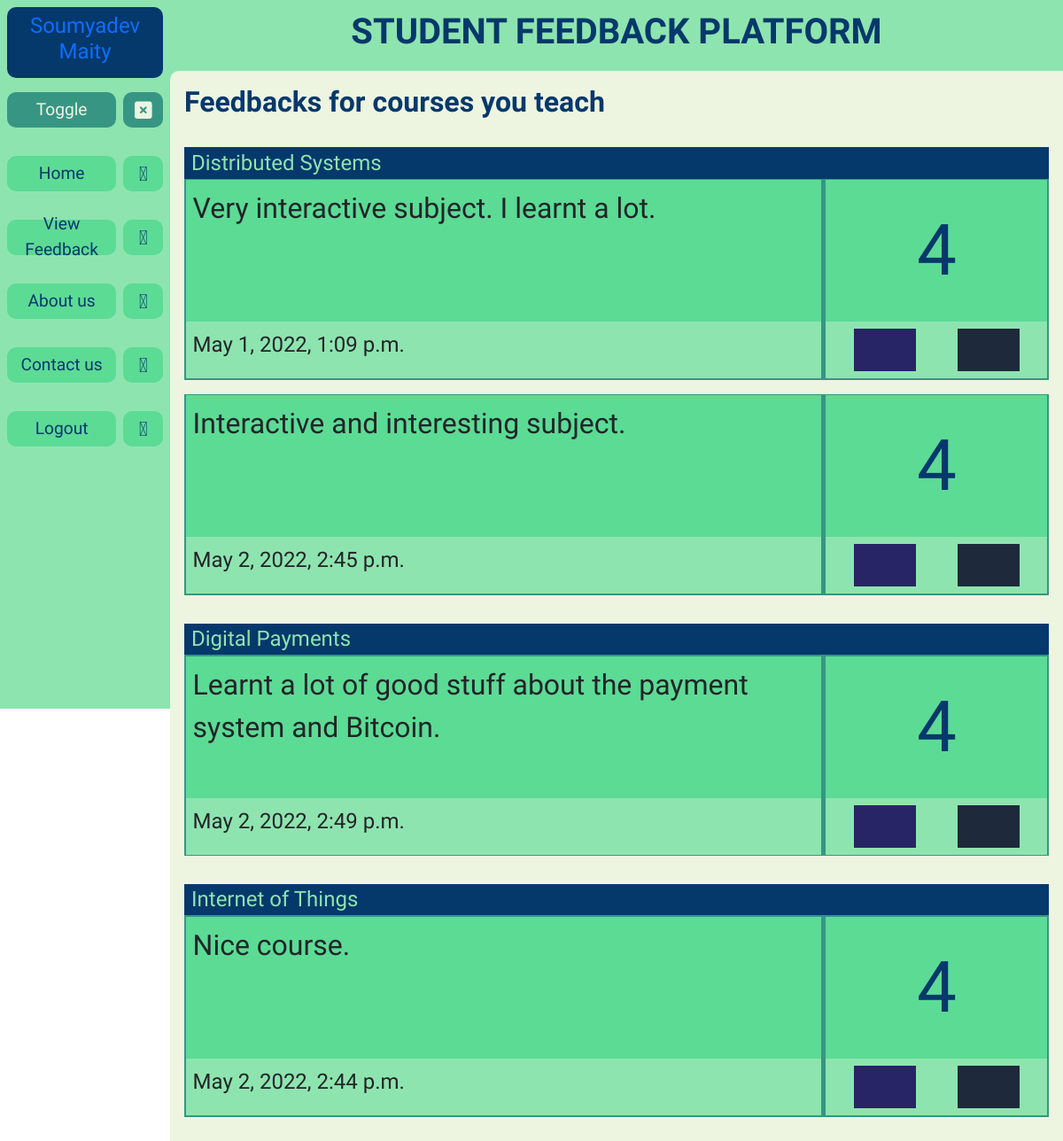
/feedback/view-feedback-faculty (signed in), run on the app's committed database.
### account/models.py (models this page shows, shortened)
class Faculty(models.Model) :
    user = models.OneToOneField(User, null=True, on_delete=models.CASCADE)
    name = models.CharField(max_length=255, null=False)
    email = models.EmailField(max_length=255, unique=True)
    department = models.ForeignKey(Department, null=True, on_delete=models.SET_NULL)
    designation = models.CharField(max_length=255, null=True, choices=DESIGNATION)

### personal/models.py (models this page shows)
class Course(models.Model) :
    course_name = models.CharField(max_length=255, null=False)
    course_code = models.CharField(max_length=255, null=False)
    semester = models.CharField(max_length=50, null=False, choices=SEMESTER)
    department = models.CharField(max_length=50, null=False)
    teacher = models.ForeignKey('account.Faculty', null=True, on_delete=models.SET_NULL)
    def __str__(self) :
        return self.course_name

### feedback/models.py (models this page shows)
class Feedback(models.Model) :
    RATING_CHOICES = (
        ('1', '1'),
        ('2', '2'),
        ('3', '3'),
        ('4', '4'),
        ('5', '5'),
    )
    content = models.TextField(max_length=255, blank=False)
    course_rating = models.CharField(max_length=255, choices=RATING_CHOICES, null=False)
    course = models.CharField(max_length=255, null=False)
    is_draft = models.BooleanField(default = False)
    upvotes = models.IntegerField(default = 0)
    votes = models.IntegerField(default = 0)
    downvotes = models.IntegerField(default = 0)
    student = models.ForeignKey(Student, null=True, on_delete=models.SET_NULL) # set_null or cascade
    date_submitted = models.DateTimeField(verbose_name = "date_submitted", auto_now_add = True)

### feedback/decorators.py (the view)
        def wrapper(request, *args, **kwargs) :
            print(f"roles={roles}")
            user_group = None
            if request.user.groups.exists() :
                user_group = request.user.groups.all()[0]
            else :
                return redirect('feedback-error')
            print(f"user_group={user_group}")
            if user_group.name in roles :
                print("decorator success")
                return view(request, *args, **kwargs)
            else :
                print("decorator fail")
                return redirect('feedback-error')

### account/views.py (called while the page is built)
@register.filter
def isStudent(request) :
    if request.user.groups.exists() :
        if request.user.groups.all()[0].name == 'student' :
            return True
    return False

@register.filter
def isFaculty(request) :
    if request.user.groups.exists() :
        if request.user.groups.all()[0].name == 'faculty' :
            return True
    return False

### feedback/views.py (called while the page is built)
@login_required(login_url='login')
@allowed_users(roles=['faculty'])
def renderFacultyFeedbackView(request) :
    context = {}
    faculty = request.user.faculty
    faculty_courses = Course.objects.filter(teacher=faculty)
    course_feedbacks = {}
    for faculty_course in faculty_courses :
        course_name = faculty_course.course_name
        feedbacks = Feedback.objects.filter(course=faculty_course, is_draft=False)
        if len(feedbacks) > 0 :
            course_feedbacks[course_name] = feedbacks
    context['course_feedbacks'] = course_feedbacks
    return render(request, APPNAME + '/facultyFeedbackView.html', context)

### templates/feedback/facultyFeedbackView.html
{% extends 'personal/home.html' %}
{% load static %}
{% block content %}
    <h2 class="primary-head">Feedbacks for courses you teach</h2>
    <div class="student-feedbacks">
        {% for course_name, feedbacks in course_feedbacks.items %}
            <h3 class="faculty-feedback-course">{{course_name}}</h3>
            {% for feedback in feedbacks %}
                <div class="feedback-card">
                    <div class="feedback-header">
                        <div class="feedback-content">{{feedback.content}}</div>
                        <div class="feedback-rating flex-center">{{feedback.course_rating}}</div>
                    </div>
                    <div class="feedback-footer">
                        <div class="feedback-time">{{feedback.date_submitted}}</div>
                        <div class="feedback-votes">
                            <div class="upvote"></div>
                            <div class="downvote"></div>
                        </div>
                    </div>
                </div>
            {% endfor %}
        {% endfor %}
    </div>
{% endblock %}

### templates/personal/home.html (shortened to what this page needs)
<!DOCTYPE html>
<html lang="en">
<head>
    {% include 'personal/stylesheets.html' %}
</head>
<body>
    <main>
        <div class="sidenav">
            {% include 'personal/sidenav.html' %}
        </div>
        <div class="site-body">
            <div class="site-head flex-center">
                <h1>Student Feedback Platform</h1>
            </div>
            <div class="site-content">
                {% block content %}{% endblock %}
            </div>
        </div>
    </main>
</body>
</html>

### templates/personal/stylesheets.html (shortened to what this page needs)
{% load static %}
<link rel="stylesheet" href="https://cdn.jsdelivr.net/npm/@fortawesome/fontawesome-free@5.15.4/css/fontawesome.min.css"
>
<link rel="stylesheet" href="https://pro.fontawesome.com/releases/v5.10.0/css/all.css"
 />
<link rel="stylesheet" href="https://cdnjs.cloudflare.com/ajax/libs/font-awesome/6.0.0/css/all.min.css"
 />
<link href="https://cdn.jsdelivr.net/npm/bootstrap@5.1.3/dist/css/bootstrap.min.css" rel="stylesheet"
>
<link rel="stylesheet" href="{% static 'css/bootstrap.min.css' %}">
<link rel="stylesheet" href="{% static 'css/all.min.css' %}">
<link rel="stylesheet" href="{% static 'css/all_1.min.css' %}">
<link rel="stylesheet" href="{% static 'css/styles.css' %}">
<link rel="stylesheet" href="{% static 'css/body.css' %}">
<link rel="stylesheet" href="{% static 'css/globals.css' %}">
<link rel="stylesheet" href="{% static 'css/keyframes.css' %}">
<link rel="stylesheet" href="{% static 'css/forms.css' %}">
<link rel="stylesheet" href="{% static 'css/feedback.css' %}">

### templates/personal/sidenav.html (shortened to what this page needs)
{% load static %}
<div class="user-profile">
    <div class="profile-username">
        {% if request.user.is_authenticated %}
            <a href="{% url 'profile' request.user.id %}">
                {% if request|isFaculty %}
                    <h4>{{request.user.faculty.name}}</h4>
                {% endif %}
            </a>
        {% else %}
            <h4>username</h4>
            <div class="profile-pic">
                <i class="fad fa-user"></i>
            </div>
        {% endif %}
    </div>
</div>
<div class="toggler-div">
    <div class="toggler-text">
        Toggle
    </div>
    <div class="toggler">
        <i class="fas fa-square-xmark"></i>
    </div>
</div>
<div class="sidenav-items flex-center-vertical">
    {% if request.user.is_authenticated %}
        <a href="{% url 'home' %}" class="nav-item">
            <div class="nav-item-text">
                Home
            </div>
            <div class="nav-item-icon">
                <i class="fad fa-home"></i>
            </div>
        </a>
        {% if request|isFaculty %}
            <a href="{% url 'view-feedback-faculty' %}" class="nav-item">
                <div class="nav-item-text">
                    View Feedback
                </div>
                <div class="nav-item-icon">
                    <i class="fad fa-eye"></i>
                </div>
            </a>
        {% endif %}
    {% endif %}
    <a href="{% url 'about' %}" class="nav-item">
        <div class="nav-item-text">
            About us
        </div>
        <div class="nav-item-icon">
            <i class="fad fa-info"></i>
        </div>
    </a>
    <a href="{% url 'contact' %}" class="nav-item">
        <div class="nav-item-text">
            Contact us
        </div>
        <div class="nav-item-icon">
            <i class="fad fa-paper-plane"></i>
        </div>
    </a>
    {% if request.user.is_authenticated %}
        <a href="{% url 'logout' %}" class="nav-item">
            <div class="nav-item-text">
                Logout
            </div>
            <div class="nav-item-icon">
                <i class="fad fa-sign-out"></i>
            </div>
        </a>
    {% endif %}
</div>

### templates/personal/scripts.html (shortened to what this page needs)
{% load static %}

### static/css/styles.css (style rules this page uses)
main { min-height: 100vh; display: flex; }
.sidenav { width: var(--sidenav-width); height: 100vh; background-color: var(--clr-forest-4); padding: .5rem .5rem; position: fixed; }
.user-profile { width: 100%; height: var(--site-head-height); padding: .6rem .5rem; display: flex; color: var(--clr-primary-200); background-color: var(--clr-forest-1); border-radius: 10px; }
.profile-username { width: 100%; text-align: center; display: flex; align-items: center; justify-content: center; font-family: var(--font-high); }
.sidenav-items { font-family: var(--font-primary); }
.nav-item, .toggler-div { width: 100%; display: flex; align-items: center; margin: 1rem 0; }
.nav-item { color: var(--clr-forest-1); }
.toggler-div { color: var(--clr-forest-5); font-family: var(--font-primary); }
.nav-item-text, .toggler-text { width: 100%; height: 2.5rem; text-align: center; display: flex; align-items: center; justify-content: center; font-size: 1.2rem; background-color: var(--clr-forest-3); border-radius: 10px; }
.nav-item-text { background-color: var(--clr-forest-3); }
.toggler-text { background-color: var(--clr-forest-2); }
.nav-item-icon, .toggler { width: 4rem; height: 2.5rem; margin: 0 0 0 .5rem; display: flex; align-items: center; justify-content: center; font-size: 1.4rem; border-radius: 10px; }
.nav-item-icon { background-color: var(--clr-forest-3); }
.toggler { cursor: pointer; background-color: var(--clr-forest-2); }

### static/css/body.css (style rules this page uses)
.site-body { width: 100%; min-height: 200vh; margin-left: var(--sidenav-width); font-family: var(--font-primary); background-color: var(--clr-forest-4); }
.site-head { width: 100%; height: var(--site-head-height); color: var(--clr-forest-1); background-color: var(--clr-forest-4); }
.site-head > h1 { text-align: center; font-weight: 900; text-transform: uppercase; }
.site-content { width: 100%; min-height: 100%; padding: 1rem; background-color: var(--clr-forest-5); border-top-left-radius: 10px; }

### static/css/globals.css (style rules this page uses)
* { padding: 0; margin: 0; }
a { text-decoration: none; }
.flex-center { display: flex; flex-direction: column; justify-content: center; align-items: center; }
.flex-center-vertical { display: flex; flex-direction: column; justify-content: center; }
.primary-head { color: var(--clr-forest-1); font-weight: 900; }

### static/css/feedback.css (style rules this page uses)
.feedback-card { display: flex; flex-direction: column; padding: .1rem; background-color: var(--clr-forest-2); margin-top: 1rem; }
.faculty-feedback-course, .feedback-course { padding: .2rem .5rem; font-size: 1.5rem; color: var(--clr-forest-4); background-color: var(--clr-forest-1); }
.faculty-feedback-course { margin: 2rem 0 -1rem 0; }
.feedback-header { display: flex; background-color: var(--clr-forest-3); }
.feedback-content { flex: 3; min-height: 10rem; font-size: 2rem; padding: .5rem; border-right: 5px solid var(--clr-forest-2); }
.feedback-rating { flex: 1; min-height: 10rem; font-size: 5rem; padding: .5rem; color: var(--clr-forest-1); }
.feedback-footer { display: flex; background-color: var(--clr-forest-4); }
.feedback-time { min-height: 4rem; flex: 3; font-size: 1.5rem; padding: .5rem; border-right: 5px solid var(--clr-forest-2); }
.edit-draft, .feedback-votes { min-height: 4rem; flex: 1; display: flex; justify-content: space-around; padding: .5rem; }
.upvote { width: 30%; font-size: 2rem; color: var(--clr-forest-5); background-color: var(--clr-primary-800); transition: all .5s; }
.downvote { width: 30%; font-size: 2rem; color: var(--clr-forest-5); background-color: var(--clr-grey-800); transition: all .5s; }

### static/css/variables.css (style rules this page uses)
:root { --sidenav-width: 12rem; --sidenav-collapse-width: -8.5rem; --sitebody-collapse-margin-left: 3.5rem; --site-head-height: 10vh; --site-content-height: 90vh; --clr-primary-100: #e2e0ff; --clr-primary-200: #c1beff; --clr-primary-300: #a29dff; --clr-primary-400: #837dff; --clr-primary-500: #645cff; --clr-primary-600: #504acc; --clr-primary-700: #3c3799; --clr-primary-800: #282566; --clr-primary-900: #141233; --clr-grey-50: #f8fafc; --clr-grey-100: #f1f5f9; --clr-grey-200: #e2e8f0; --clr-grey-300: #cbd5e1; --clr-grey-400: #94a3b8; --clr-grey-500: #64748b; --clr-grey-600: #475569; --clr-grey-700: #334155; --clr-grey-800: #1e293b; --clr-grey-900: #0f172a; --clr-forest-1: #05386B; --clr-forest-2: #379683; --clr-forest-3: #5cdb95; --clr-forest-4: #8ee4af; --clr-forest-5: #edf5e1; --font-primary: 'Fauna One', serif; --font-high: 'Lobster Two', cursive; --font-alert: 'Kelly Slab', cursive; }

### data on the page
Course: course_feedbacks "Distributed Systems"
Feedback: content "Very interactive subject. I learnt a lot.", course_rating "4", date_submitted "May 1, 2022, 1:09 p.m."
Feedback: content "Interactive and interesting subject.", course_rating "4", date_submitted "May 2, 2022, 2:45 p.m."
Course: course_feedbacks "Digital Payments"
Feedback: content "Learnt a lot of good stuff about the payment system and Bitcoin.", course_rating "4", date_submitted "May 2, 2022, 2:49 p.m."
Course: course_feedbacks "Internet of Things"
Feedback: content "Nice course.", course_rating "4", date_submitted "May 2, 2022, 2:44 p.m."

### other printed values
{{ request.user.faculty.name }} "Soumyadev Maity"
